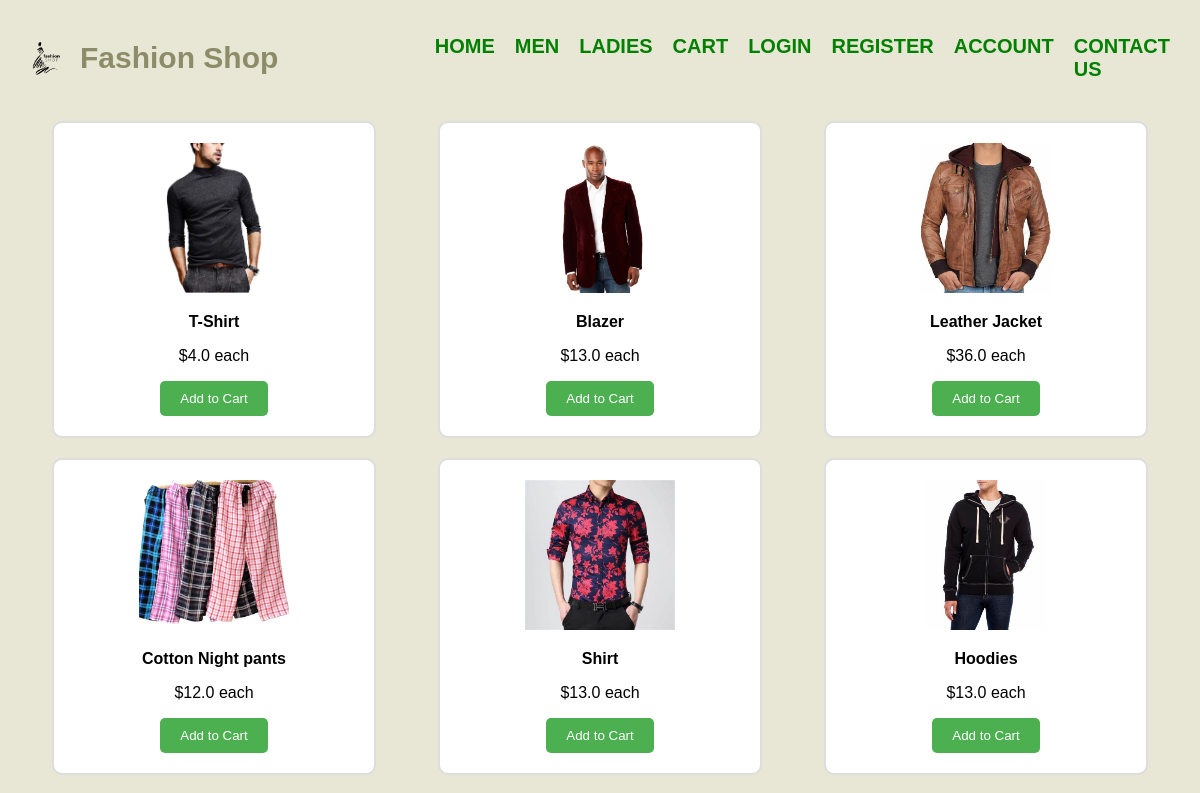
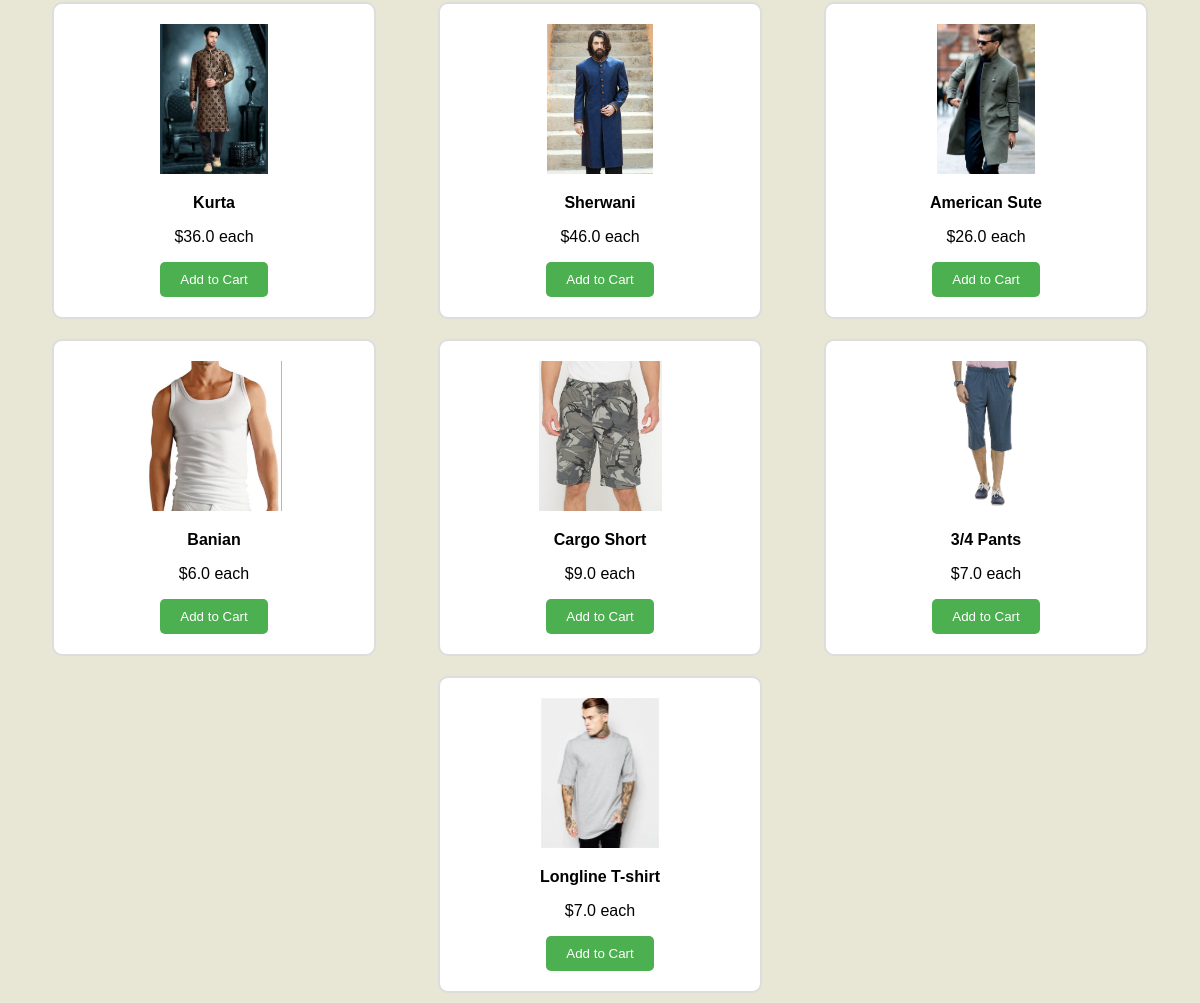
Screenshot of /fruits/ (signed in) with the database file from the repository (2 pictures, top to bottom).
### clothstoreapp/models.py (models this page shows, shortened)
class Mensclothes(models.Model):
    mensclothes=models.TextField(unique=True)
    price=models.FloatField()
    image=models.ImageField(upload_to='image/')

### clothstoreapp/views.py (the view, shortened to what this page needs)
# urls.py: path('fruits/',Sweetfruits,name='fruits'),
@login_required(login_url='loginform')
def Sweetfruits(request):
    fruit=models.Mensclothes.objects.all()
    return render(request,'fruits.html',{"fruits":fruit})

### templates/fruits.html (shortened to what this page needs)
<!DOCTYPE html>
<html lang="en">
<head>
    {% load static %}
</head>
<body>
    <div class="containerrrr">
        <div class="toppp">
            <div class="logooo">
                <img src="{% static 'logoaa.png' %}" width="50px" height="50px">
                Fashion Shop            </div>
            <div class="navvp">
                <a class="liip" href="{% url 'home' %}"><li>HOME</li></a>
                <a class="liip" href="{% url 'fruits' %}" ><li>MEN</li></a>
                <a class="liip" href="{% url 'vegetables' %}"><li>LADIES </li></a>
                <a class="liip" href="{% url 'cart' %}"><li>CART</li></a>
                <a class="liip" href="{% url 'loginform' %}"><li>LOGIN</li></a>
                <a class="liip" href="{% url 'register' %}"><li>REGISTER</li></a>
                <a class="liip" href="{% url 'updation' %}"><li>ACCOUNT</li></a>
                <a class="liip"  href="{% url 'contact_us' %}"><li>CONTACT US</li></a>
            </div>
        </div>
    </div>
        <div class="container">
            {% for fruit in fruits %}
            <div class="fruit">
                <img src="{{ fruit.image.url }}" alt="{{ fruit.name }}">
                <div class="details">
                    <p class="name">{{ fruit.mensclothes }}</p>
                    <p class="price">${{ fruit.price }} each</p>
                    <form method="post">    {% csrf_token %}
                        <button class="add-to-cart" >Add to Cart</button></form>
                </div>
            </div>
            {% endfor %}
        </div>
</body>
</html>

### templates/fruits.html (style rules this page uses)
.containerrrr { background-color: transparent; padding: 10px; }
.toppp { display: flex; justify-content: space-between; align-items: center; color: green; font-size: 20px; font-weight: bold; padding:15px 10px 10px 10px; }
.logooo { width: 50%; height: 50px; display: flex; font-size: 30px; align-items: center; color:rgb(141, 140, 104); }
.navvp { display: flex; justify-content: flex-end; }
.liip { padding: 10px; list-style: none; color: green; text-decoration: none; }
.logooo img { margin-right: 10px; }
body { font-family: Arial, sans-serif; background-color: #e8e6d4; margin: 0; }
.container { max-width: 1200px; margin: 0 auto; display: flex; flex-wrap: wrap; justify-content: space-evenly; }
.fruit { margin: 10px; border: 2px solid #ddd; border-radius: 10px; background-color: #fff; padding: 20px; width: calc(25% - 20px); text-align: center; transition: all 0.3s ease; }
.fruit img { max-width: 100%; max-height: 150px; }
.details { margin-top: 10px; }
.name { font-weight: bold; }
.add-to-cart { background-color: #4caf50; color: #fff; border: none; padding: 10px 20px; cursor: pointer; border-radius: 5px; transition: background-color 0.3s ease; }

### rows the page displays
Mensclothes: image (picture), mensclothes "T-Shirt", price "4.0"
Mensclothes: image (picture), mensclothes "Blazer", price "13.0"
Mensclothes: image (picture), mensclothes "Leather Jacket", price "36.0"
Mensclothes: image (picture), mensclothes "Cotton Night pants", price "12.0"
Mensclothes: image (picture), mensclothes "Shirt", price "13.0"
Mensclothes: image (picture), mensclothes "Hoodies", price "13.0"
Mensclothes: image (picture), mensclothes "Kurta", price "36.0"
Mensclothes: image (picture), mensclothes "Sherwani", price "46.0"
Mensclothes: image (picture), mensclothes "American Sute", price "26.0"
Mensclothes: image (picture), mensclothes "Banian", price "6.0"
Mensclothes: image (picture), mensclothes "Cargo Short", price "9.0"
Mensclothes: image (picture), mensclothes "3/4 Pants", price "7.0"
Mensclothes: image (picture), mensclothes "Longline T-shirt", price "7.0"
